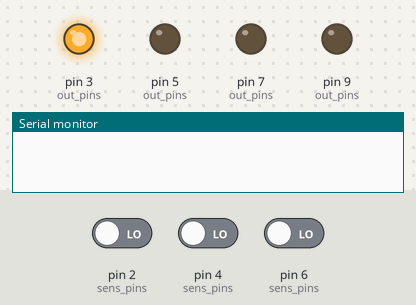
A sketch run on a simulated Arduino Uno, built with avr-gcc and run on an emulated ATmega328P. On the bench: output pins drawn as LEDs (lit = HIGH), the last lines printed to the serial monitor. The inputs (shaded band) are chosen by the test bench; at power-on: pin 2 (sens_pins) LOW, pin 4 (sens_pins) LOW, pin 6 (sens_pins) LOW.

Above: at 1.2 s.
1.3 s: pin 2 (sens_pins) driven HIGH
At 2.0 s:
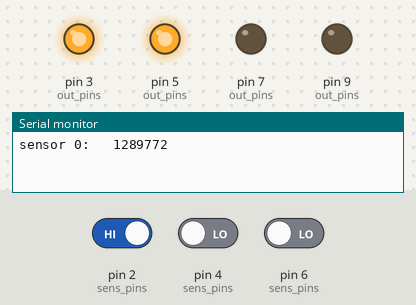
2.8 s: pin 4 (sens_pins) driven HIGH
At 3.1 s:
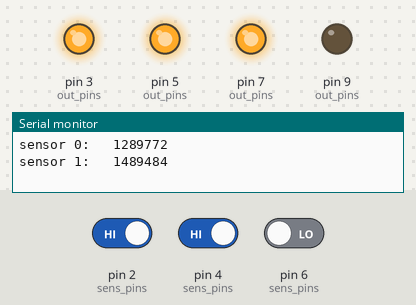
Timing chart, 0 to 5.8 s (numbered marks = the images above; inputs shaded):
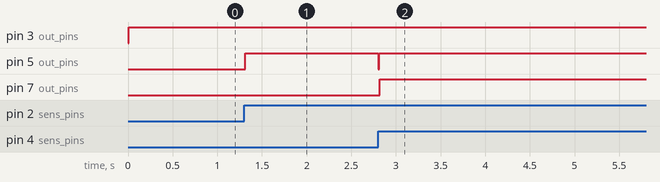

Measured:
- after the input at 1.3 s, pin 5 (out_pins): LOW → HIGH at once
- after the input at 2.8 s, pin 5 (out_pins): HIGH → LOW at once, → HIGH 0.01 s later; pin 7 (out_pins): LOW → HIGH at once

The sketch:

cap_sense_test.ino
```cpp
const int NUM_SENS = 4;

const int THRESH_SENS = 38;

const int SENSE_1 = 2;
const int SENSE_2 = 4;
const int SENSE_3 = 6;
const int SENSE_4 = 8;

const int OUT_1 = 3;
const int OUT_2 = 5;
const int OUT_3 = 7;
const int OUT_4 = 9;

const int sens_pins[] = {SENSE_1, SENSE_2, SENSE_3, SENSE_4};
const int out_pins[]  = {OUT_1, OUT_2, OUT_3, OUT_4};

// TODO: add calibration period, to listen for max values on each sensor
// TODO: support clibration array, with different THRESH_SENS for each sensor
// TODO: logic to detect a swipe and adjust PWM output
// TODO: add persistent PWM output
// TODO: decide on some on/off logic (double tap detection?)
// TODO: the PWM signal is inverted by the electronic circuit: need to invert logically in the math

void setup() {
    for (int i = 0; i < NUM_SENS; i++) {
        pinMode(out_pins[i], OUTPUT);
        pinMode(sens_pins[i], INPUT);
    }
    Serial.begin(9600);
}

void loop() {
    long sensVal;
    int  i = 0;

    // travels through sensor indexes from 0 to num_sens-1 once and exits, unless a touch is detected
    while (true) {
        sensVal = read_sens(out_pins[i], sens_pins[i]);
        //    if (i == 0) write_found(i, sensVal);  // debug

        if (sensVal > THRESH_SENS) {
            write_found(i, sensVal);

            // check sensors on either side for some loops
            int left_i  = i - 1;
            int right_i = i + 1;

            for (int j = 0; j < 2; j++) {
                if (left_i >= 0) {
                    sensVal = read_sens(out_pins[left_i], sens_pins[left_i]);
                    if (sensVal > THRESH_SENS) {
                        write_found(left_i, sensVal);
                        i = left_i;
                        break;
                    }
                }
                if (right_i < NUM_SENS) {
                    sensVal = read_sens(out_pins[right_i], sens_pins[right_i]);
                    if (sensVal > THRESH_SENS) {
                        write_found(right_i, sensVal);
                        i = right_i;
                        break;
                    }
                }
            }
        } else {
            i++;
            if (i >= NUM_SENS)
                break;
        }
    }
}

void write_found(int pin_num, long sensVal) {
    Serial.write("sensor ");
    Serial.print(pin_num);
    Serial.write(":   ");
    Serial.print(sensVal);
    Serial.println();
}

long read_sens(int OUT_PIN, int SENS_PIN) {
    digitalWrite(OUT_PIN, LOW);
    delay(10);

    long startTime = micros();
    digitalWrite(OUT_PIN, HIGH);
    while (digitalRead(SENS_PIN) == LOW)
        ;
    long sensVal = micros() - startTime;
    return sensVal;
}

long read_sens_av(int OUT_PIN, int SENS_PIN, int num_samples) {
    long sensVal_sum = 0;
    for (int i = 0; i < num_samples; i++) {
        digitalWrite(OUT_PIN, LOW);
        delay(10);

        long startTime = micros();
        digitalWrite(OUT_PIN, HIGH);
        while (digitalRead(SENS_PIN) == LOW)
            ;
        sensVal_sum += micros() - startTime;
    }
    return sensVal_sum / num_samples;
}
```
